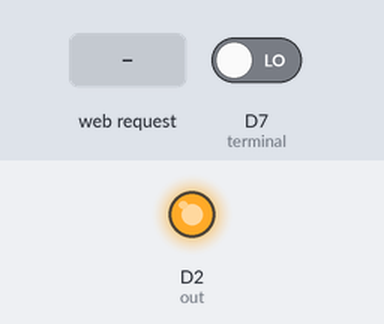
A sketch run on a simulated ESP8266 (NodeMCU). Shown: output pins drawn as LEDs (lit = HIGH). The test bench sets the inputs (shaded band); at power-on: D7 (terminal) LOW. WiFi joins after 1.5 s; servers stay silent unless stated; what the sketch prints to the serial monitor is not drawn.

Above: at 3.7 s.
3.8 s: D7 (terminal) driven HIGH
At 4.7 s:
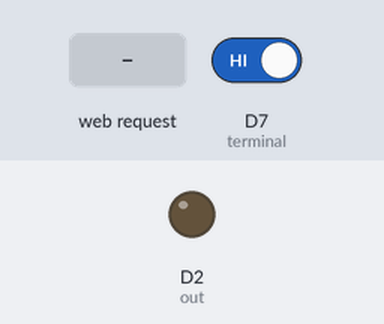
5.3 s: HTTP request GET /btn1 received
At 5.8 s:
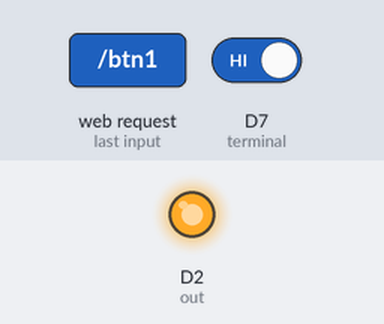
Timing chart, 0 to 8.3 s (numbered marks = the images above; inputs shaded):
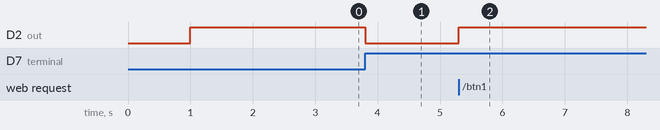

The sketch:

RelayOverWiFi_ToggleSwitch.ino
```cpp
#include <ESP8266WiFi.h>
#include <WiFiClient.h>
#include <ESP8266WebServer.h>

#define high LOW
#define low HIGH

int out = D2;
int terminal = D7;
int current;
int togglePrev, toggleCurr;
/* Set these to your desired credentials. */
const char *ssid = "Agarwal";
const char *password = "rsvagr@101";

ESP8266WebServer server(80);

/* Just a little test message.  Go to http://192.168.4.1 in a web browser
   connected to this access point to see it.
*/

String fin = "";
void handleRoot() {
  String str = "<h2>HOME AUTOMATION SYSTEM</h2><form action='/' method='POST'><button name='btn' formaction='/btn1'>Toggle State</button></form>";
  str = str + "<br><h1>" + fin + "</h1>";
  server.send(200, "text/html", str);
}

void myfunc(){
  if(current == 0){
    digitalWrite(out, high);
    fin = "Turned ON";
    current = 1;
  }
  else{
    digitalWrite(out, low);
    fin = "Turned OFF";
    current = 0;
  }

  server.sendHeader("Location", "/");
  server.send(303);
}

void setup() {
  delay(1000);
  Serial.begin(115200);
  Serial.println();

  pinMode(out, OUTPUT);
  digitalWrite(out, low);
  current = 0;
  togglePrev = 1;

  WiFi.begin(ssid, password);

  while(WiFi.status() != WL_CONNECTED){
    Serial.print(".");
    delay(500);
  }
  Serial.println();
  Serial.print("Connected to ");
  Serial.println(ssid);

  Serial.println(WiFi.localIP());
  server.on("/", handleRoot);
  server.on("/btn1", myfunc);
  server.begin();
  Serial.println("HTTP server started");
}

void loop() {
  server.handleClient();
  toggleCurr = digitalRead(terminal);
  if(togglePrev == 0 && toggleCurr == 1){
    if(current == 1){
      digitalWrite(out, low);
      current = 0;
      fin = "Turned OFF";
    }
    else{
      digitalWrite(out, high);
      current = 1;
      fin = "Turned ON";
    }
  }
  togglePrev = toggleCurr;
}
```

Measured:
- after the input at 3.8 s, D2 (out): HIGH → LOW at once
- after the input at 5.3 s, D2 (out): LOW → HIGH at once
